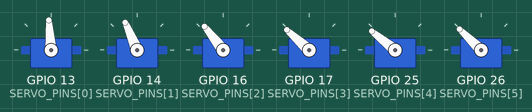
Recording of a sketch running on a simulated ESP32. Shown: 6 × servo. Servo pulses on a pin are drawn as a servo (544–2400 µs = 0–180°); what the sketch prints to the serial monitor is not drawn.

Above: at 0.05 s.
At 0.8 s:
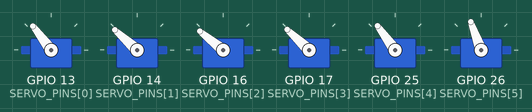
At 1.55 s:
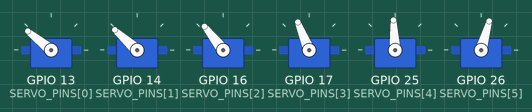
At 3.05 s:
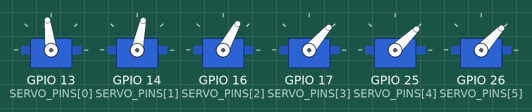
At 4.55 s:
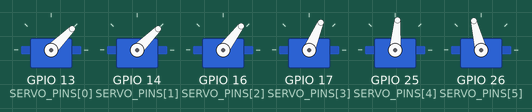
At 6.05 s:
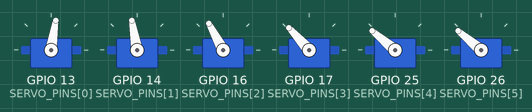
Timing chart, 0 to 8.2 s (numbered marks = the images above):
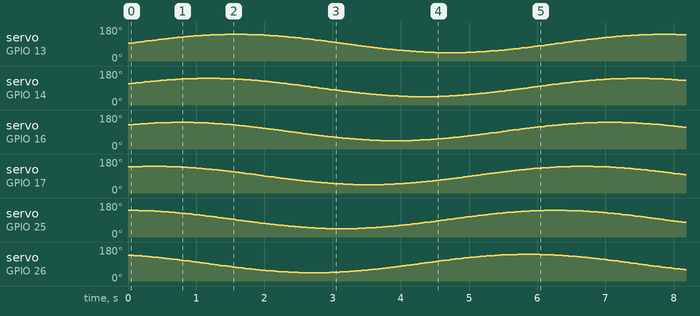

The sketch:

sketch.ino
```cpp
/*
 * ============================================================
 * IUT Hackathon — Phase 5 PoC (Continuous Wave Sweep Demo)
 * Updated for ESP32 Arduino Core 3.x LEDC API
 * ============================================================
 */

// Pin mappings matching your diagram.json
const int SERVO_PINS[6] = {13, 14, 16, 17, 25, 26};
float currentAngles[6] = {90.0, 90.0, 90.0, 90.0, 90.0, 90.0};

// Forward declaration for the PWM writer function
void writeServoAngle(int pin, float angle);

void setup() {
  Serial.begin(115200);
  Serial.println("\n=============================================");
  Serial.println("     6-DOF SERVO CONTINUOUS WAVE DEMO        ");
  Serial.println("=============================================");
  Serial.println(" Launching automatic synchronized sweep pattern...");

  // New ESP32 Core 3.x API: Pass pin, frequency (50Hz), and resolution (16-bit) directly
  for (int i = 0; i < 6; i++) {
    ledcAttach(SERVO_PINS[i], 50, 16);
    writeServoAngle(SERVO_PINS[i], currentAngles[i]); // Initialize at 90 degrees
  }
}

void loop() {
  // Uses time (millis) to generate a smooth, infinite math timeline
  float timeFactor = millis() / 1000.0;

  for (int i = 0; i < 6; i++) {
    // Offset each joint slightly so they move sequentially like a mechanical wave
    float waveOffset = i * 0.4;

    // Automatically calculates a changing target angle between 45° and 135°
    float targetAngle = 90.0 + (sin(timeFactor + waveOffset) * 45.0);

    currentAngles[i] = targetAngle;
    writeServoAngle(SERVO_PINS[i], targetAngle);
  }

  delay(15); // Controls the update frame rate/smoothness of the sweep
}

// Converts angle directly to a 16-bit PWM duty cycle (50Hz)
void writeServoAngle(int pin, float angle) {
  // Maps 0-180 degrees to standard 0.5ms-2.5ms servo pulse width timing limits
  uint32_t duty = (((angle / 180.0) * 2000.0) + 500.0) / 20000.0 * 65535.0;

  // New ESP32 Core 3.x API: Write directly to the GPIO pin instead of a channel
  ledcWrite(pin, duty);
}
```
